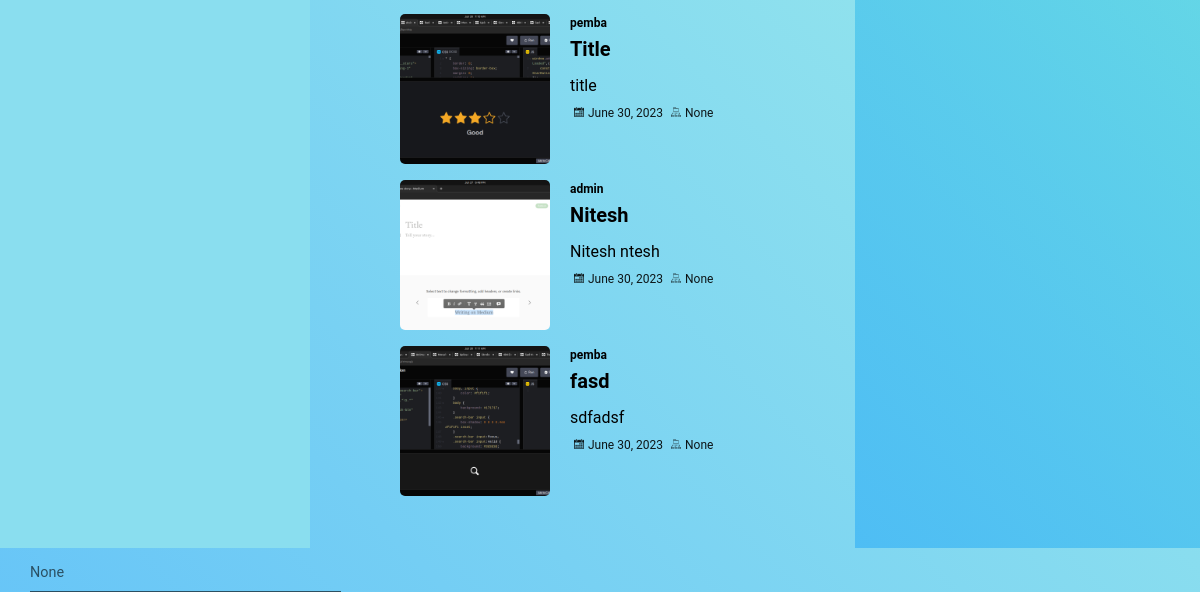
Before: / (lower part) with the older database file.
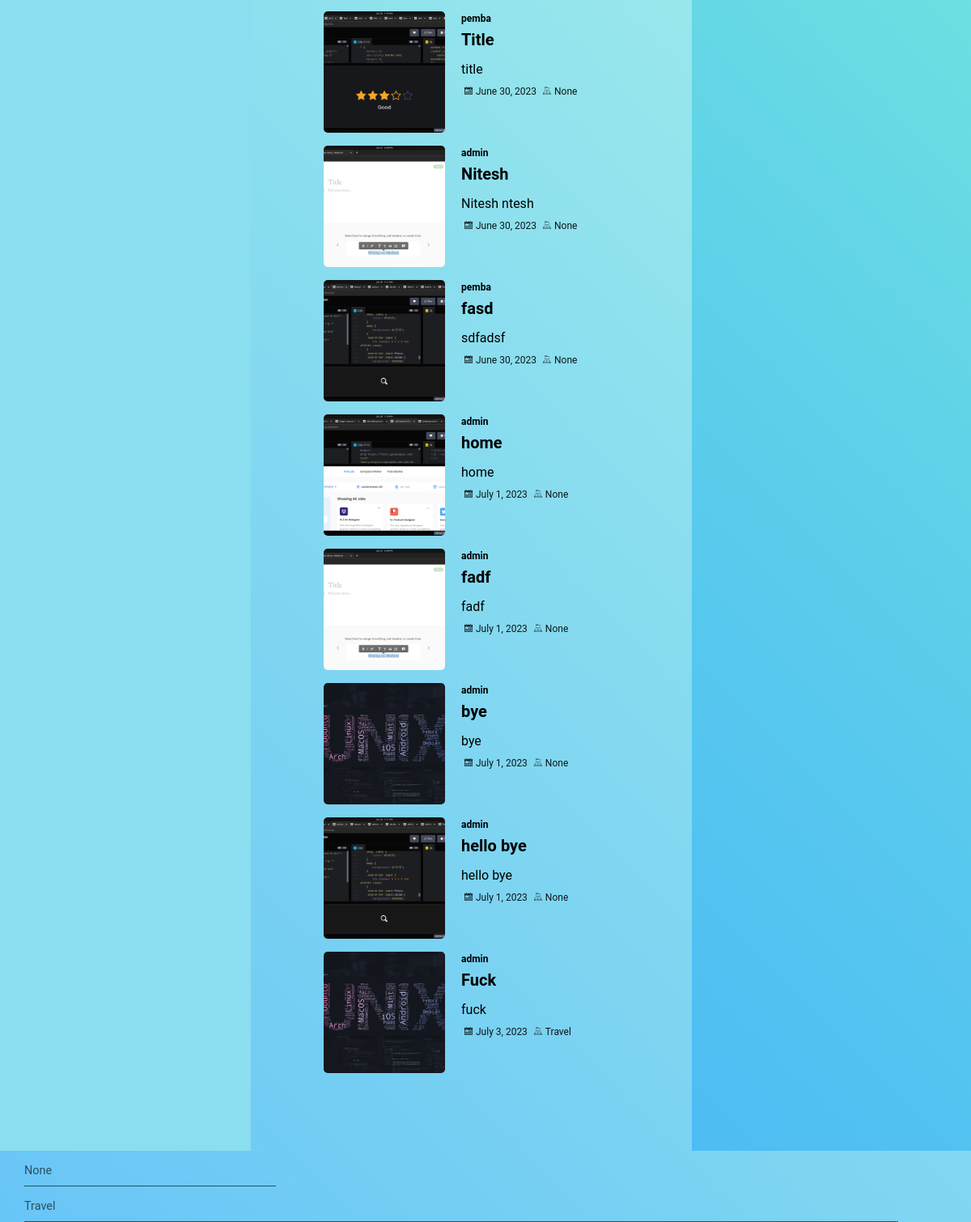
After: the same page with the newer database file.
### home/models.py (models this page shows, shortened)
class Blog(models.Model):
    title = models.CharField(max_length=1000)  # A field to store the title of the blog post.
    author = models.ForeignKey(User, on_delete=models.CASCADE, null= True)  # ForeignKey relationship with User model
    short_description = models.TextField(null=True)
    content = models.TextField()  # A field to store the main content of the blog post.
    slug = models.SlugField(max_length=1000, null=True, blank=True)  # A field to store a URL-friendly version of the title.
    category = models.CharField(max_length=50, choices=CATEGORY_CHOICES, null = True)
    image = models.ImageField(upload_to="blog/")  # A field to store the image associated with the blog post.
    created_at = models.DateTimeField(auto_now_add=True)  # A field to store the timestamp when the blog post was created.
    upload_to = models.DateField(auto_now=True)  # A field to store the timestamp when the blog post was last updated.

### home/views.py (the view)
# urls.py: path("", home, name  = "home"),
def home(request):
    categories = Blog.objects.values_list('category', flat=True).distinct()
    context = {"categories": categories, "blogs": Blog.objects.all()}
    return render(request, 'home.html', context)

### home/templates/home.html
{% extends 'base.html' %}
{% block content %}
{% load static %}
<div class="mid-grid">
  <div class="articles-content">
    {% for blog in blogs %}
    <div class="article-item">
      <div class="card-horizontal">
        <div class="img-circle-wrapper">
          <div class="article-profilepicture-circle">
            <a class="article-link" href="{% url 'blog_detail' blog.slug %}">
              <img src="{{ blog.image.url }}" alt="img" />
            </a>
          </div>
        </div>
        <div class="card-body">
          {% if blog.author != None %}
            <div class="card-user">
              <p>{{ blog.author }}</p>
            </div>
          {% endif %}
          <div class="card-title">
            <a class="article-link" href="{% url 'blog_detail' blog.slug %}">{{ blog.title }}</a>
          </div>
          <div class="card-text">
            {% if blog.short_description != None %}
              <p>{{ blog.short_description }}</p>
            {% else %}
              <p> Content: {{ blog.content }}</p>
            {% endif %}
          </div>
          <div class="card-footer">
            <p><img class = "small-image" src="{% static 'image/calendar.png' %}" alt="calendar" />{{ blog.created_at.date }}</p>
            <p><img class = "small-image" src="{% static 'image/category.png' %}" alt="category" />{{ blog.category }}</p>
          </div>
        </div>
      </div>
    </div>
    {% endfor %}
  </div>
</div>
{% include 'right_grid.html' %}
{% endblock %}

Changed rows visible on the page:
added Blog: image (picture), author "admin", title "home", short_description "home", created_at "July 1, 2023", category "None"
added Blog: image (picture), author "admin", title "fadf", short_description "fadf", created_at "July 1, 2023", category "None"
added Blog: image (picture), author "admin", title "bye", short_description "bye", created_at "July 1, 2023", category "None"
added Blog: image (picture), author "admin", title "hello bye", short_description "hello bye", created_at "July 1, 2023", category "None"
added Blog: image (picture), author "admin", title "Fuck", short_description "fuck", created_at "July 3, 2023", category "Travel"
Other visible differences:
new list line: "Travel"
